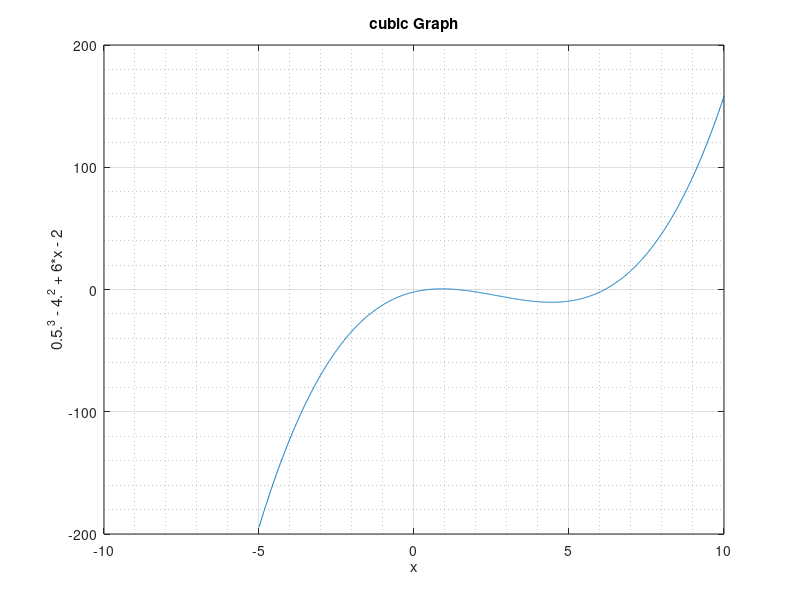

Recreate this plot in MATLAB.
x = [-5:0.01:10];
y = 0.5*x.^3 - 4*x.^2 + 6*x - 2;
plot(x, y);
xlabel('x'), ylabel('0.5.^3 - 4.^2 + 6*x - 2');
title('cubic Graph');
grid on;
grid minor;
